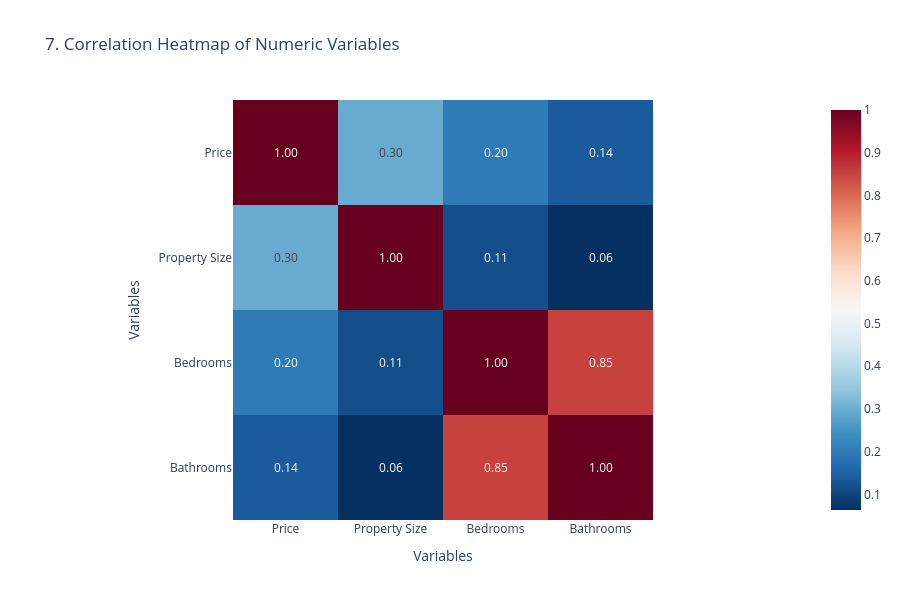

The notebook cell this image was saved under:
### Code cell
# ==========================================
# 7. Heatmap: Correlation of numeric variables
# ==========================================
# Select numeric columns
numeric_df = df[['Price', 'Property Size', 'Bedrooms', 'Bathrooms']].dropna()
corr_matrix = numeric_df.corr()

fig7 = px.imshow(corr_matrix,
                 text_auto='.2f',
                 color_continuous_scale='RdBu_r',
                 title='7. Correlation Heatmap of Numeric Variables',
                 labels={'x': 'Variables', 'y': 'Variables'})
fig7.update_layout(height=600)
fig7.show()

### Figure 1 — Plotly figure (JSON) as saved in the notebook; plotly's stock layout.template omitted (floating-point values rounded to 4 significant figures)
{"data": [{"coloraxis": "coloraxis", "hovertemplate": "Variables: %{x}<br>Variables: %{y}<br>color: %{z}<extra></extra>", "name": "0", "texttemplate": "%{z:.2f}", "type": "heatmap", "x": ["Price", "Property Size", "Bedrooms", "Bathrooms"], "xaxis": "x", "y": ["Price", "Property Size", "Bedrooms", "Bathrooms"], "yaxis": "y", "z": [[1.0, 0.2963, 0.1976, 0.1359], [0.2963, 1.0, 0.1147, 0.06333], [0.1976, 0.1147, 1.0, 0.8521], [0.1359, 0.06333, 0.8521, 1.0]]}], "layout": {"coloraxis": {"autocolorscale": false, "colorscale": [[0, "rgb(5,48,97)"], [0.1, "rgb(33,102,172)"], [0.2, "rgb(67,147,195)"], [0.3, "rgb(146,197,222)"], [0.4, "rgb(209,229,240)"], [0.5, "rgb(247,247,247)"], [0.6, "rgb(253,219,199)"], [0.7, "rgb(244,165,130)"], [0.8, "rgb(214,96,77)"], [0.9, "rgb(178,24,43)"], [1, "rgb(103,0,31)"]]}, "height": 600, "title": {"text": "7. Correlation Heatmap of Numeric Variables"}, "xaxis": {"anchor": "y", "constrain": "domain", "domain": [0, 1], "scaleanchor": "y", "title": {"text": "Variables"}}, "yaxis": {"anchor": "x", "autorange": "reversed", "constrain": "domain", "domain": [0, 1], "title": {"text": "Variables"}}}}
